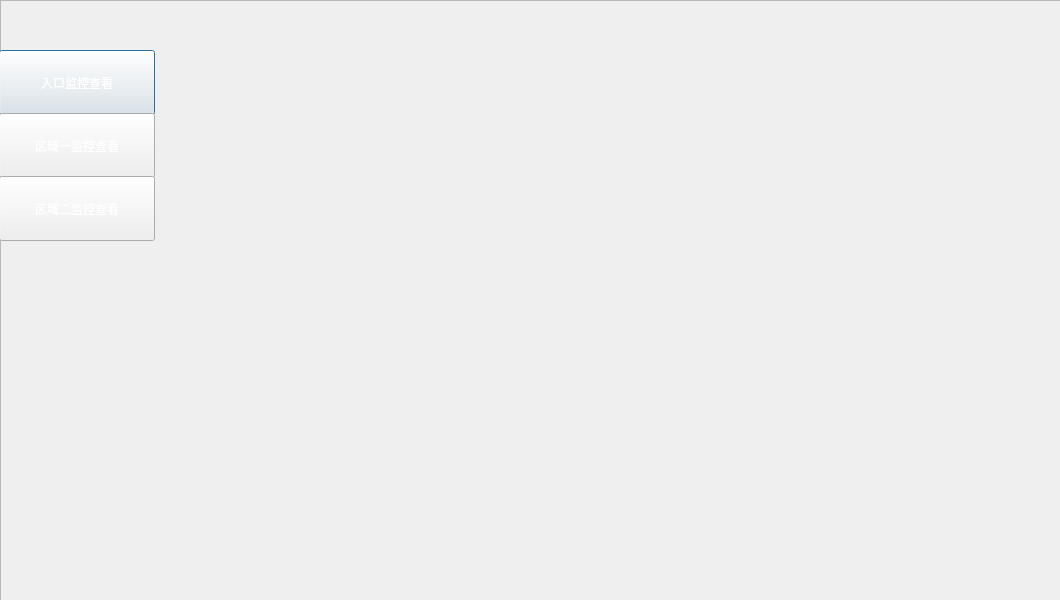
<?xml version="1.0" encoding="UTF-8"?>
<ui version="4.0">
 <class>Dialog</class>
 <widget class="QDialog" name="Dialog">
  <property name="geometry">
   <rect>
    <x>0</x>
    <y>0</y>
    <width>1060</width>
    <height>600</height>
   </rect>
  </property>
  <property name="windowTitle">
   <string>Dialog</string>
  </property>
  <widget class="QFrame" name="frame">
   <property name="geometry">
    <rect>
     <x>0</x>
     <y>0</y>
     <width>1061</width>
     <height>601</height>
    </rect>
   </property>
   <property name="frameShape">
    <enum>QFrame::StyledPanel</enum>
   </property>
   <property name="frameShadow">
    <enum>QFrame::Raised</enum>
   </property>
   <widget class="QLabel" name="label">
    <property name="geometry">
     <rect>
      <x>-1</x>
      <y>0</y>
      <width>1061</width>
      <height>601</height>
     </rect>
    </property>
    <property name="styleSheet">
     <string notr="true">background-image: url(:/main_bg.png);</string>
    </property>
    <property name="text">
     <string/>
    </property>
   </widget>
   <widget class="QPushButton" name="pushButton">
    <property name="geometry">
     <rect>
      <x>-1</x>
      <y>50</y>
      <width>156</width>
      <height>65</height>
     </rect>
    </property>
    <property name="styleSheet">
     <string notr="true">background-image: url(:/first_button.png);
font: 12pt &quot;微软雅黑&quot;;
color: rgb(255, 255, 255);</string>
    </property>
    <property name="text">
     <string>入口监控查看</string>
    </property>
   </widget>
   <widget class="QPushButton" name="pushButton_2">
    <property name="geometry">
     <rect>
      <x>-1</x>
      <y>113</y>
      <width>156</width>
      <height>65</height>
     </rect>
    </property>
    <property name="styleSheet">
     <string notr="true">background-image: url(:/first_button.png);
font: 12pt &quot;微软雅黑&quot;;
color: rgb(255, 255, 255);</string>
    </property>
    <property name="text">
     <string>区域一监控查看</string>
    </property>
   </widget>
   <widget class="QPushButton" name="pushButton_3">
    <property name="geometry">
     <rect>
      <x>-1</x>
      <y>176</y>
      <width>156</width>
      <height>65</height>
     </rect>
    </property>
    <property name="styleSheet">
     <string notr="true">background-image: url(:/first_button.png);
font: 12pt &quot;微软雅黑&quot;;
color: rgb(255, 255, 255);</string>
    </property>
    <property name="text">
     <string>区域二监控查看</string>
    </property>
   </widget>
  </widget>
 </widget>
 <resources>
  <include location="../data/a.qrc"/>
 </resources>
 <connections>
  <connection>
   <sender>pushButton</sender>
   <signal>clicked()</signal>
   <receiver>Dialog</receiver>
   <slot>goenter()</slot>
   <hints>
    <hint type="sourcelabel">
     <x>76</x>
     <y>82</y>
    </hint>
    <hint type="destinationlabel">
     <x>529</x>
     <y>299</y>
    </hint>
   </hints>
  </connection>
  <connection>
   <sender>pushButton_2</sender>
   <signal>clicked()</signal>
   <receiver>Dialog</receiver>
   <slot>goarea1()</slot>
   <hints>
    <hint type="sourcelabel">
     <x>76</x>
     <y>145</y>
    </hint>
    <hint type="destinationlabel">
     <x>529</x>
     <y>299</y>
    </hint>
   </hints>
  </connection>
  <connection>
   <sender>pushButton_3</sender>
   <signal>clicked()</signal>
   <receiver>Dialog</receiver>
   <slot>goarea2()</slot>
   <hints>
    <hint type="sourcelabel">
     <x>76</x>
     <y>208</y>
    </hint>
    <hint type="destinationlabel">
     <x>529</x>
     <y>299</y>
    </hint>
   </hints>
  </connection>
 </connections>
 <slots>
  <slot>gofirst()</slot>
  <slot>goenter()</slot>
  <slot>goarea1()</slot>
  <slot>goarea2()</slot>
 </slots>
</ui>
